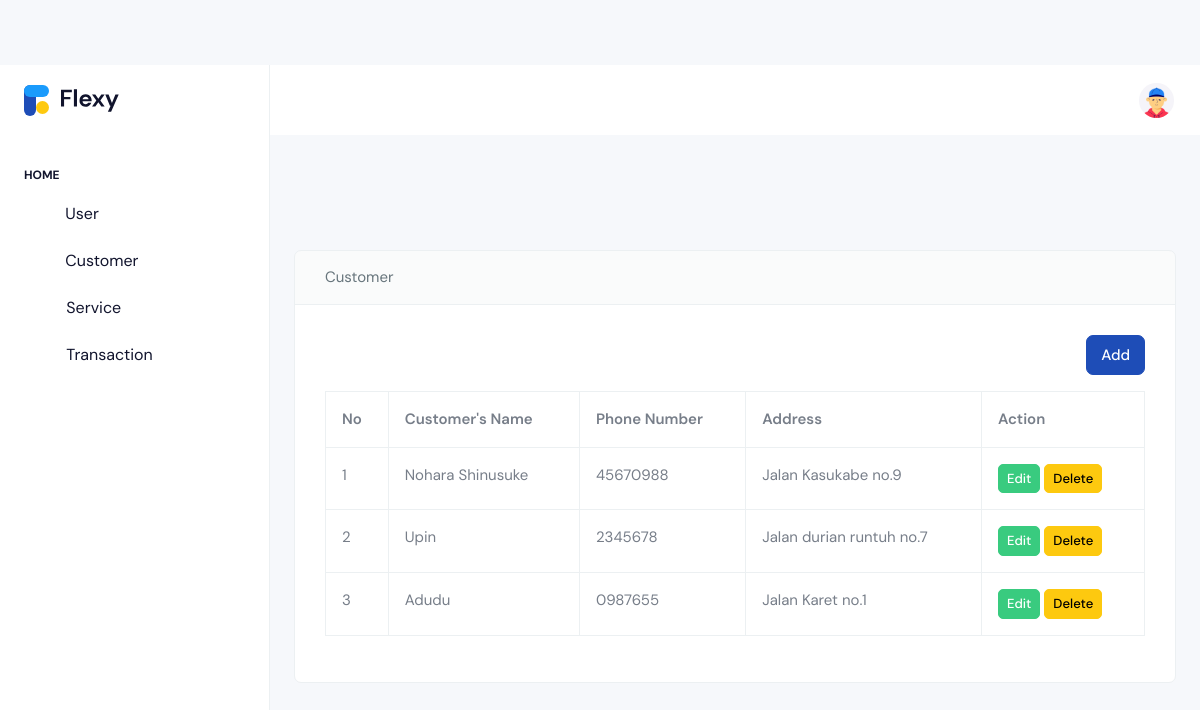
Page /home.php?page=customer (signed in) on the committed database.
### tables this page shows
CREATE TABLE `customer` (
  `id` int(11) NOT NULL,
  `customer_name` varchar(50) NOT NULL,
  `phone` varchar(13) NOT NULL,
  `address` text NOT NULL,
  `created_at` timestamp NOT NULL DEFAULT current_timestamp(),
  `updated_at` timestamp NULL DEFAULT NULL ON UPDATE current_timestamp(),
  `deleted_at` datetime NOT NULL
);

### content/customer.php (the view, shortened to what this page needs)
<?php
include 'config/koneksi.php';
$queryCustomer = mysqli_query($config,  "SELECT * FROM customer ORDER BY id DESC");
$rowCustomers = mysqli_fetch_all($queryCustomer, MYSQLI_ASSOC);
?>
<!DOCTYPE html>
<?php include 'inc/header.php' ?>
<?php include 'inc/sidebar.php' ?>
<html
    lang="en"
    class="light-style layout-menu-fixed"
    dir="ltr"
    data-theme="theme-default"
    data-assets-path="../assets/"
    data-template="vertical-menu-template-free">
<head>
</head>
<body>
    <div class="layout-wrapper layout-content-navbar">
        <div class="layout-container">
            <div class="layout-page">
                <div class="content-wrapper">
                    <div class="row">
                        <div class="col-sm-12">
                            <div class="card">
                                <div class="card-header">Customer</div>
                                <div class="card-body">
                                    <div align="right" class="mb-3">
                                        <a href="?page=tambah-customer" class="btn btn-primary">Add</a>
                                    </div>
                                    <table class="table table-bordered">
                                        <thead>
                                            <tr>
                                                <th>No</th>
                                                <th>Customer's Name</th>
                                                <th>Phone Number</th>
                                                <th>Address</th>
                                                <th>Action</th>
                                            </tr>
                                        </thead>
                                        <tbody>
                                            <?php $no = 1;
                                            foreach ($rowCustomers as $data) { ?>
                                                <tr>
                                                    <td><?php echo $no++ ?></td>
                                                    <td><?php echo $data['customer_name'] ?></td>
                                                    <td><?php echo $data['phone'] ?></td>
                                                    <td><?php echo $data['address'] ?></td>
                                                    <td>
                                                        <a href="?page=tambah-customer&edit=<?php echo $data['id'] ?>" class="btn btn-success btn-sm">Edit</a>
                                                        <a onclick="return confirm ('Are you sure?')" href="?page=customer&delete=<?php echo $data['id'] ?>" class="btn btn-warning btn-sm">Delete</a>
                                                    </td>
                                                </tr>
                                            <?php } ?>
                                        </tbody>
                                    </table>
                                </div>
                            </div>
                        </div>
                    </div>
                </div>
            </div>
        </div>
</body>
</html>

### rows in the picture
customer: customer_name "Nohara Shinusuke", phone "45670988", address "Jalan Kasukabe no.9"
customer: customer_name "Upin", phone "2345678", address "Jalan durian runtuh no.7"
customer: customer_name "Adudu", phone "0987655", address "Jalan Karet no.1"
